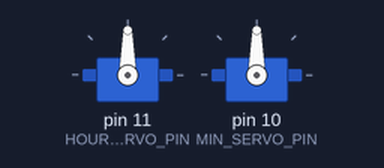
The sketch below on a simulated Arduino Uno, built with avr-gcc and run on an emulated ATmega328P. Shown: 2 × servo.

Above: at 1.05 s.
Timing chart, 0 to 79.0 s (numbered marks = the images above):
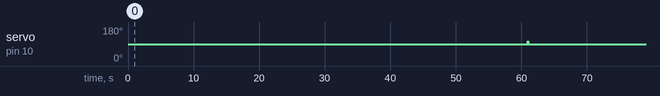

The sketch:

software.ino
```cpp
#include <Servo.h>

const int HOUR_SERVO_PIN = 11;
const int MIN_SERVO_PIN  = 10;

//Calibraton! measure how long it takes for the servos to make one fill circle, and input in ms.
const unsigned long FULL_ROTATION_HOUR_MS = 1200;
const unsigned long FULL_ROTATION_MIN_MS  = 1200;

const int SERVO_STOP = 90;
const int SERVO_RUN  = 105; //If running backwards, change to 75.

Servo hourServo;
Servo minServo;

unsigned long lastTick = 0;
int minuteCounter = 0;

void setup() {
  hourServo.attach(HOUR_SERVO_PIN);
  minServo.attach(MIN_SERVO_PIN);

  // Start the clock with two hands at 12.
  hourServo.write(SERVO_STOP);
  minServo.write(SERVO_STOP);

  delay(1000);
  lastTick = millis();
}

void loop() {
  if (millis() - lastTick >= 60000) {
    lastTick += 60000;
    minuteCounter++;

    stepServo(minServo, FULL_ROTATION_MIN_MS / 60);

    if (minuteCounter >= 12) {
      stepServo(hourServo, FULL_ROTATION_HOUR_MS / 60);
      minuteCounter = 0;
    }
  }
}

void stepServo(Servo &s, unsigned long durationMs) {
  if (durationMs == 0) return;
  s.write(SERVO_RUN);
  delay(durationMs);
  s.write(SERVO_STOP);
}
```

Measured:
- by itself, servo on pin 10 (MIN_SERVO_PIN): alternates 105° for 0.02 s and 90° for 60.0 s
